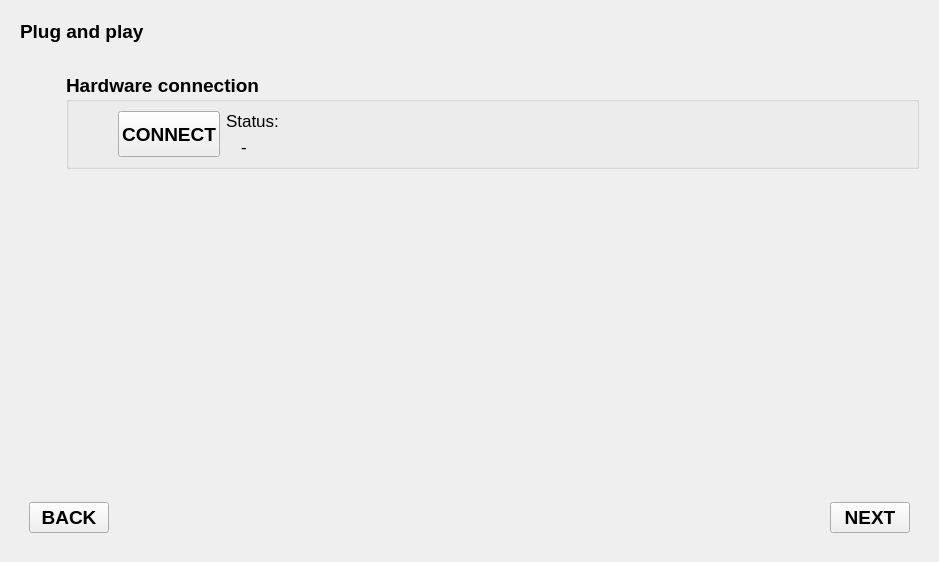
<?xml version="1.0" encoding="UTF-8"?>
<ui version="4.0">
 <class>Recordings</class>
 <widget class="qMRMLWidget" name="Recordings">
  <property name="geometry">
   <rect>
    <x>0</x>
    <y>0</y>
    <width>939</width>
    <height>562</height>
   </rect>
  </property>
  <layout class="QVBoxLayout" name="verticalLayout">
   <item>
    <widget class="QFrame" name="frame">
     <property name="font">
      <font>
       <pointsize>11</pointsize>
      </font>
     </property>
     <property name="frameShape">
      <enum>QFrame::NoFrame</enum>
     </property>
     <property name="frameShadow">
      <enum>QFrame::Raised</enum>
     </property>
     <layout class="QGridLayout" name="gridLayout_2">
      <item row="4" column="2">
       <spacer name="verticalSpacer">
        <property name="orientation">
         <enum>Qt::Vertical</enum>
        </property>
        <property name="sizeHint" stdset="0">
         <size>
          <width>20</width>
          <height>40</height>
         </size>
        </property>
       </spacer>
      </item>
      <item row="2" column="1" colspan="4">
       <widget class="QGroupBox" name="hardwareConnectionGroupBox">
        <property name="font">
         <font>
          <pointsize>14</pointsize>
          <weight>75</weight>
          <bold>true</bold>
         </font>
        </property>
        <property name="title">
         <string>Hardware connection</string>
        </property>
        <layout class="QGridLayout" name="gridLayout">
         <item row="0" column="1">
          <spacer name="horizontalSpacer">
           <property name="orientation">
            <enum>Qt::Horizontal</enum>
           </property>
           <property name="sizeType">
            <enum>QSizePolicy::Fixed</enum>
           </property>
           <property name="sizeHint" stdset="0">
            <size>
             <width>40</width>
             <height>20</height>
            </size>
           </property>
          </spacer>
         </item>
         <item row="0" column="3">
          <widget class="QLabel" name="connectionStatusLabel">
           <property name="sizePolicy">
            <sizepolicy hsizetype="Expanding" vsizetype="Preferred">
             <horstretch>0</horstretch>
             <verstretch>0</verstretch>
            </sizepolicy>
           </property>
           <property name="font">
            <font>
             <pointsize>13</pointsize>
             <weight>50</weight>
             <bold>false</bold>
            </font>
           </property>
           <property name="text">
            <string>Status:</string>
           </property>
          </widget>
         </item>
         <item row="1" column="3">
          <widget class="QLabel" name="connectionStatusText">
           <property name="font">
            <font>
             <pointsize>13</pointsize>
             <weight>50</weight>
             <bold>false</bold>
            </font>
           </property>
           <property name="text">
            <string>-</string>
           </property>
           <property name="indent">
            <number>15</number>
           </property>
          </widget>
         </item>
         <item row="0" column="2" rowspan="2">
          <widget class="QPushButton" name="connectHardwareButton">
           <property name="sizePolicy">
            <sizepolicy hsizetype="Minimum" vsizetype="Preferred">
             <horstretch>0</horstretch>
             <verstretch>0</verstretch>
            </sizepolicy>
           </property>
           <property name="font">
            <font>
             <pointsize>14</pointsize>
             <weight>75</weight>
             <bold>true</bold>
            </font>
           </property>
           <property name="text">
            <string>CONNECT</string>
           </property>
          </widget>
         </item>
        </layout>
       </widget>
      </item>
      <item row="1" column="1">
       <widget class="QLabel" name="label_3">
        <property name="font">
         <font>
          <pointsize>12</pointsize>
         </font>
        </property>
        <property name="text">
         <string/>
        </property>
       </widget>
      </item>
      <item row="2" column="0">
       <spacer name="horizontalSpacer_2">
        <property name="orientation">
         <enum>Qt::Horizontal</enum>
        </property>
        <property name="sizeType">
         <enum>QSizePolicy::Fixed</enum>
        </property>
        <property name="sizeHint" stdset="0">
         <size>
          <width>40</width>
          <height>20</height>
         </size>
        </property>
       </spacer>
      </item>
      <item row="0" column="0" colspan="2">
       <widget class="QLabel" name="label_1">
        <property name="font">
         <font>
          <pointsize>14</pointsize>
          <weight>75</weight>
          <bold>true</bold>
         </font>
        </property>
        <property name="text">
         <string>Plug and play</string>
        </property>
       </widget>
      </item>
      <item row="5" column="0" colspan="5">
       <widget class="QFrame" name="navigationBar">
        <property name="frameShape">
         <enum>QFrame::NoFrame</enum>
        </property>
        <property name="frameShadow">
         <enum>QFrame::Raised</enum>
        </property>
        <layout class="QHBoxLayout" name="horizontalLayout">
         <item>
          <widget class="QPushButton" name="previousPageButton">
           <property name="font">
            <font>
             <pointsize>14</pointsize>
             <weight>75</weight>
             <bold>true</bold>
            </font>
           </property>
           <property name="text">
            <string>BACK</string>
           </property>
          </widget>
         </item>
         <item>
          <spacer name="horizontalSpacer_3">
           <property name="orientation">
            <enum>Qt::Horizontal</enum>
           </property>
           <property name="sizeHint" stdset="0">
            <size>
             <width>704</width>
             <height>20</height>
            </size>
           </property>
          </spacer>
         </item>
         <item>
          <widget class="QPushButton" name="nextPageButton">
           <property name="font">
            <font>
             <pointsize>14</pointsize>
             <weight>75</weight>
             <bold>true</bold>
            </font>
           </property>
           <property name="text">
            <string>NEXT</string>
           </property>
          </widget>
         </item>
        </layout>
       </widget>
      </item>
     </layout>
    </widget>
   </item>
  </layout>
 </widget>
 <customwidgets>
  <customwidget>
   <class>qMRMLWidget</class>
   <extends>QWidget</extends>
   <header>qMRMLWidget.h</header>
   <container>1</container>
  </customwidget>
 </customwidgets>
 <resources/>
 <connections/>
</ui>
